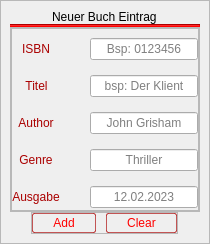
            <widget class="QWidget" name="addBookView">
             <layout class="QVBoxLayout" name="verticalLayout_10">
              <property name="spacing">
               <number>0</number>
              </property>
              <property name="leftMargin">
               <number>0</number>
              </property>
              <property name="topMargin">
               <number>0</number>
              </property>
              <property name="rightMargin">
               <number>0</number>
              </property>
              <property name="bottomMargin">
               <number>0</number>
              </property>
              <item>
               <widget class="QFrame" name="frame_4">
                <property name="frameShape">
                 <enum>QFrame::StyledPanel</enum>
                </property>
                <property name="frameShadow">
                 <enum>QFrame::Raised</enum>
                </property>
                <layout class="QVBoxLayout" name="verticalLayout_11">
                 <property name="spacing">
                  <number>0</number>
                 </property>
                 <property name="leftMargin">
                  <number>9</number>
                 </property>
                 <property name="topMargin">
                  <number>9</number>
                 </property>
                 <property name="rightMargin">
                  <number>9</number>
                 </property>
                 <property name="bottomMargin">
                  <number>9</number>
                 </property>
                 <item alignment="Qt::AlignHCenter|Qt::AlignTop">
                  <widget class="QLabel" name="label_2">
                   <property name="styleSheet">
                    <string notr="true">QLabel{
	
	font: 26pt &quot;Ethnocentric&quot;;
}</string>
                   </property>
                   <property name="text">
                    <string>Neuer Buch Eintrag</string>
                   </property>
                  </widget>
                 </item>
                 <item>
                  <widget class="Line" name="line_8">
                   <property name="styleSheet">
                    <string notr="true">background-color: rgb(255, 0, 0);</string>
                   </property>
                   <property name="orientation">
                    <enum>Qt::Horizontal</enum>
                   </property>
                  </widget>
                 </item>
                 <item alignment="Qt::AlignHCenter">
                  <widget class="QFrame" name="frame_37">
                   <property name="sizePolicy">
                    <sizepolicy hsizetype="Preferred" vsizetype="Expanding">
                     <horstretch>0</horstretch>
                     <verstretch>0</verstretch>
                    </sizepolicy>
                   </property>
                   <property name="frameShape">
                    <enum>QFrame::StyledPanel</enum>
                   </property>
                   <property name="frameShadow">
                    <enum>QFrame::Raised</enum>
                   </property>
                   <layout class="QVBoxLayout" name="verticalLayout_35">
                    <property name="spacing">
                     <number>0</number>
                    </property>
                    <property name="leftMargin">
                     <number>0</number>
                    </property>
                    <property name="topMargin">
                     <number>0</number>
                    </property>
                    <property name="rightMargin">
                     <number>0</number>
                    </property>
                    <property name="bottomMargin">
                     <number>0</number>
                    </property>
                    <item alignment="Qt::AlignVCenter">
                     <widget class="QFrame" name="addBookFrame">
                      <property name="frameShape">
                       <enum>QFrame::StyledPanel</enum>
                      </property>
                      <property name="frameShadow">
                       <enum>QFrame::Raised</enum>
                      </property>
                      <layout class="QFormLayout" name="formLayout">
                       <property name="labelAlignment">
                        <set>Qt::AlignCenter</set>
                       </property>
                       <property name="horizontalSpacing">
                        <number>30</number>
                       </property>
                       <property name="verticalSpacing">
                        <number>15</number>
                       </property>
                       <property name="leftMargin">
                        <number>0</number>
                       </property>
                       <property name="rightMargin">
                        <number>0</number>
                       </property>
                       <property name="bottomMargin">
                        <number>2</number>
                       </property>
                       <item row="0" column="0">
                        <widget class="QLabel" name="label_3">
                         <property name="styleSheet">
                          <string notr="true">QLabel{
	font: 12px &quot;Ethnocentric&quot;;
	color: rgb(170, 0, 0);
}</string>
                         </property>
                         <property name="text">
                          <string>ISBN</string>
                         </property>
                         <property name="alignment">
                          <set>Qt::AlignCenter</set>
                         </property>
                        </widget>
                       </item>
                       <item row="0" column="1">
                        <widget class="QLineEdit" name="addisbnInput">
                         <property name="alignment">
                          <set>Qt::AlignCenter</set>
                         </property>
                         <property name="placeholderText">
                          <string>Bsp: 0123456</string>
                         </property>
                        </widget>
                       </item>
                       <item row="1" column="0">
                        <widget class="QLabel" name="label_4">
                         <property name="styleSheet">
                          <string notr="true">QLabel{
	font: 12px &quot;Ethnocentric&quot;;
	color: rgb(170, 0, 0);
}</string>
                         </property>
                         <property name="text">
                          <string>Titel</string>
                         </property>
                         <property name="alignment">
                          <set>Qt::AlignCenter</set>
                         </property>
                        </widget>
                       </item>
                       <item row="1" column="1">
                        <widget class="QLineEdit" name="addTitleInput">
                         <property name="alignment">
                          <set>Qt::AlignCenter</set>
                         </property>
                         <property name="placeholderText">
                          <string>bsp: Der Klient</string>
                         </property>
                        </widget>
                       </item>
                       <item row="2" column="0">
                        <widget class="QLabel" name="label_5">
                         <property name="styleSheet">
                          <string notr="true">QLabel{
	font: 12px &quot;Ethnocentric&quot;;
	color: rgb(170, 0, 0);
}</string>
                         </property>
                         <property name="text">
                          <string>Author</string>
                         </property>
                         <property name="alignment">
                          <set>Qt::AlignCenter</set>
                         </property>
                        </widget>
                       </item>
                       <item row="2" column="1">
                        <widget class="QLineEdit" name="addAuthorInput">
                         <property name="alignment">
                          <set>Qt::AlignCenter</set>
                         </property>
                         <property name="placeholderText">
                          <string>John Grisham</string>
                         </property>
                        </widget>
                       </item>
                       <item row="3" column="0">
                        <widget class="QLabel" name="label_6">
                         <property name="styleSheet">
                          <string notr="true">QLabel{
	font: 12px &quot;Ethnocentric&quot;;
	color: rgb(170, 0, 0);
}</string>
                         </property>
                         <property name="text">
                          <string>Genre</string>
                         </property>
                         <property name="alignment">
                          <set>Qt::AlignCenter</set>
                         </property>
                        </widget>
                       </item>
                       <item row="3" column="1">
                        <widget class="QLineEdit" name="addGenreInput">
                         <property name="alignment">
                          <set>Qt::AlignCenter</set>
                         </property>
                         <property name="placeholderText">
                          <string>Thriller</string>
                         </property>
                        </widget>
                       </item>
                       <item row="4" column="0">
                        <widget class="QLabel" name="label_7">
                         <property name="styleSheet">
                          <string notr="true">QLabel{
	font: 12px &quot;Ethnocentric&quot;;
	color: rgb(170, 0, 0);
}</string>
                         </property>
                         <property name="text">
                          <string>Ausgabe</string>
                         </property>
                         <property name="alignment">
                          <set>Qt::AlignCenter</set>
                         </property>
                        </widget>
                       </item>
                       <item row="4" column="1">
                        <widget class="QLineEdit" name="addOutdateInput">
                         <property name="alignment">
                          <set>Qt::AlignCenter</set>
                         </property>
                         <property name="placeholderText">
                          <string>12.02.2023</string>
                         </property>
                        </widget>
                       </item>
                      </layout>
                     </widget>
                    </item>
                   </layout>
                  </widget>
                 </item>
                 <item alignment="Qt::AlignHCenter">
                  <widget class="QFrame" name="frame_7">
                   <property name="styleSheet">
                    <string notr="true">QPushButton{
	border: 1px solid rgba(170, 0, 0,165);
	padding: 2px 20px;
	border-radius: 2%;
	color: rgb(255, 0, 0)
}

QPushButton::Hover{
	border: 1.4px solid rgb(255, 0, 0);
	background-color: qlineargradient(spread:pad, x1:0, y1:0, x2:1, y2:1, stop:0 rgba(255, 0, 0, 70), stop:1 rgba(65, 0, 0, 70));
	
}

QPushButton::Pressed{
	border: 1.4px solid;
	background-color: qlineargradient(spread:pad, x1:0, y1:0, x2:1, y2:1, stop:0  rgba(65, 0, 0, 255), stop:1 rgba(255, 0, 0, 255));
	border-color: rgb(255, 0, 0);
	color: #FFF;
}</string>
                   </property>
                   <property name="frameShape">
                    <enum>QFrame::StyledPanel</enum>
                   </property>
                   <property name="frameShadow">
                    <enum>QFrame::Raised</enum>
                   </property>
                   <layout class="QHBoxLayout" name="horizontalLayout_9">
                    <property name="spacing">
                     <number>10</number>
                    </property>
                    <property name="leftMargin">
                     <number>0</number>
                    </property>
                    <property name="topMargin">
                     <number>0</number>
                    </property>
                    <property name="rightMargin">
                     <number>0</number>
                    </property>
                    <property name="bottomMargin">
                     <number>0</number>
                    </property>
                    <item>
                     <widget class="QPushButton" name="addBookBtn">
                      <property name="text">
                       <string>Add</string>
                      </property>
                     </widget>
                    </item>
                    <item>
                     <widget class="QPushButton" name="clearAddInputBtn">
                      <property name="text">
                       <string>Clear</string>
                      </property>
                     </widget>
                    </item>
                   </layout>
                  </widget>
                 </item>
                </layout>
               </widget>
              </item>
             </layout>
            </widget>
